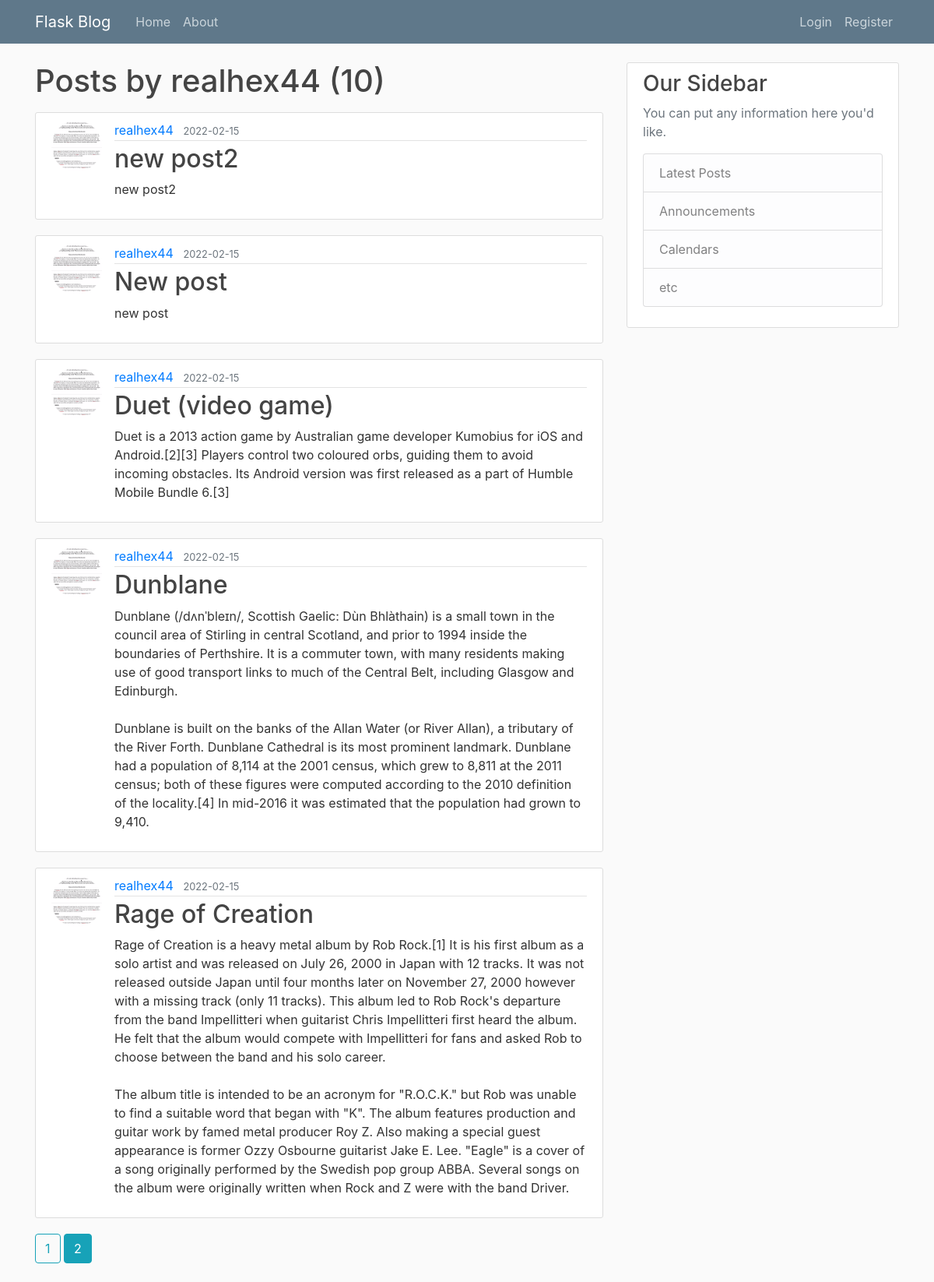
Screenshot of /user/realhex44?page=2 with the database file from the repository.
### flaskblog/models.py (models this page shows, shortened)
class User(db.Model, UserMixin):
    id = db.Column(db.Integer, primary_key=True)
    username = db.Column(db.String(20), unique=True, nullable=False)
    email = db.Column(db.String(120), unique=True, nullable=False)
    image_file = db.Column(db.String(20), nullable=False, default='default.jpg')
    password = db.Column(db.String(60), nullable=False)
    posts = db.relationship('Post', backref="author", lazy=True)

class Post(db.Model):
    id = db.Column(db.Integer, primary_key=True)
    title = db.Column(db.String(100), nullable=False)
    date_posted = db.Column(db.DateTime, nullable=False, default=datetime.utcnow)
    content = db.Column(db.Text, nullable=False)
    user_id = db.Column(db.Integer, db.ForeignKey('user.id'), nullable=False)

### flaskblog/routes.py (the view)
@app.route("/user/<string:username>")
def user_posts(username):
    page = request.args.get("page", 1, type=int)
    user = User.query.filter_by(username=username).first_or_404()
    posts = Post.query.filter_by(author=user)\
        .order_by(Post.date_posted.desc())\
        .paginate(per_page=5, page=page)
    return render_template("user_posts.html", posts=posts, user=user,emojis=emojis)

### flaskblog/templates/user_posts.html
{% extends "layout.html" %}
{% block content %}
    <h1 class="mb-3">Posts by {{ user.username }} ({{ posts.total }})</h1>
    {% for post in posts.items %}
    <article class="media content-section">
      <img src="{{ url_for('static', filename='profile_pics/' + post.author.image_file) }}" alt="pfp of author" class="rounded-circle article-img">
        <div class="media-body">
          <div class="article-metadata">
            <a class="mr-2" href="{{url_for('user_posts', username=post.author.username)}}">{{ post.author.username }}</a>
            <small class="text-muted">{{ post.date_posted.strftime("%Y-%m-%d") }}</small>
          </div>
          <h2><a class="article-title" href="{{ url_for('post', post_id=post.id) }}">{{ post.title }}</a></h2>
          <p class="article-content">{{ post.content }}</p>
        </div>
      </article>
    {% endfor %}
    {% for page_num in posts.iter_pages(left_edge=1,right_edge=1,left_current=1,right_current=2) %}
      {% if page_num %}
        {%if posts.page == page_num %}
          <a class="btn btn-info mb-4" href="{{ url_for('user_posts', username=user.username, page=page_num) }}">{{ page_num }}</a>
        {% else %}
          <a class="btn btn-outline-info mb-4" href="{{ url_for('user_posts',username=user.username, page=page_num) }}">{{ page_num }}</a>
        {% endif %}
      {% else %}
        ...
      {% endif %}
    {% endfor %}
{% endblock content %}

### flaskblog/static/main.css (style rules this page uses)
body { background: #fafafa; color: #333333; margin-top: 5rem; }
h1, h2, h3, h4, h5, h6 { color: #444444; }
.content-section { background: #ffffff; padding: 10px 20px; border: 1px solid #dddddd; border-radius: 3px; margin-bottom: 20px; }
.article-title { color: #444444; }
.article-content { white-space: pre-line; }
.article-img { height: 65px; width: 65px; margin-right: 16px; }
.article-metadata { padding-bottom: 1px; margin-bottom: 4px; border-bottom: 1px solid #e3e3e3 }

### rows the page displays
User: username "realhex44"
Post: image_file (picture), author.username "realhex44", date_posted "2022-02-15", title "new post2", content "new post2"
Post: image_file (picture), author.username "realhex44", date_posted "2022-02-15", title "New post", content "new post"
Post: image_file (picture), author.username "realhex44", date_posted "2022-02-15", title "Duet (video game)", content "Duet is a 2013 action game by Australian game developer Kumobius for iOS and Android.[2][3] Players control two coloured orbs, guiding them to avoid incoming obstacles. Its Android version was first released as a part of Humble Mobile Bundle 6.[3]"
Post: image_file (picture), author.username "realhex44", date_posted "2022-02-15", title "Dunblane", content "Dunblane (/dʌnˈbleɪn/, Scottish Gaelic: Dùn Bhlàthain) is a small town in the council area of Stirling in central Scotland, and prior to 1994 inside the boundaries of Perthshire. It is a commuter town, with many residents making use of good transport links to much of the Central Belt, including Glasgow and Edinburgh. Dunblane is built on the banks of the Allan Water (or River Allan), a tributary of the River Forth. Dunblane Cathedral is its most prominent landmark. Dunblane had a population of 8,114 at the 2001 census, which grew to 8,811 at the 2011 census; both of these figures were computed according to the 2010 definition of the locality.[4] In mid-2016 it was estimated that the…"
Post: image_file (picture), author.username "realhex44", date_posted "2022-02-15", title "Rage of Creation", content "Rage of Creation is a heavy metal album by Rob Rock.[1] It is his first album as a solo artist and was released on July 26, 2000 in Japan with 12 tracks. It was not released outside Japan until four months later on November 27, 2000 however with a missing track (only 11 tracks). This album led to Rob Rock's departure from the band Impellitteri when guitarist Chris Impellitteri first heard the album. He felt that the album would compete with Impellitteri for fans and asked Rob to choose between the band and his solo career. The album title is intended to be an acronym for \"R.O.C.K.\" but Rob was unable to find a suitable word that began with \"K\". The album features production and guitar work…"

### other values shown
{{ posts.total }} "10"
{{ page_num }} "1"
{{ page_num }} "2"
